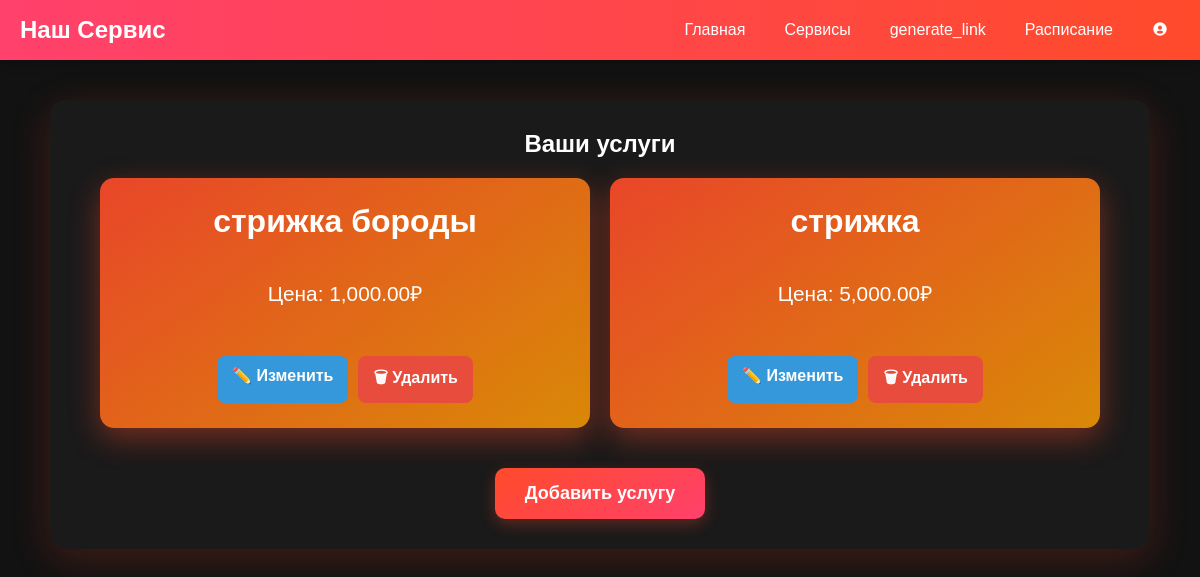
The app's page /services/ (signed in), older data.
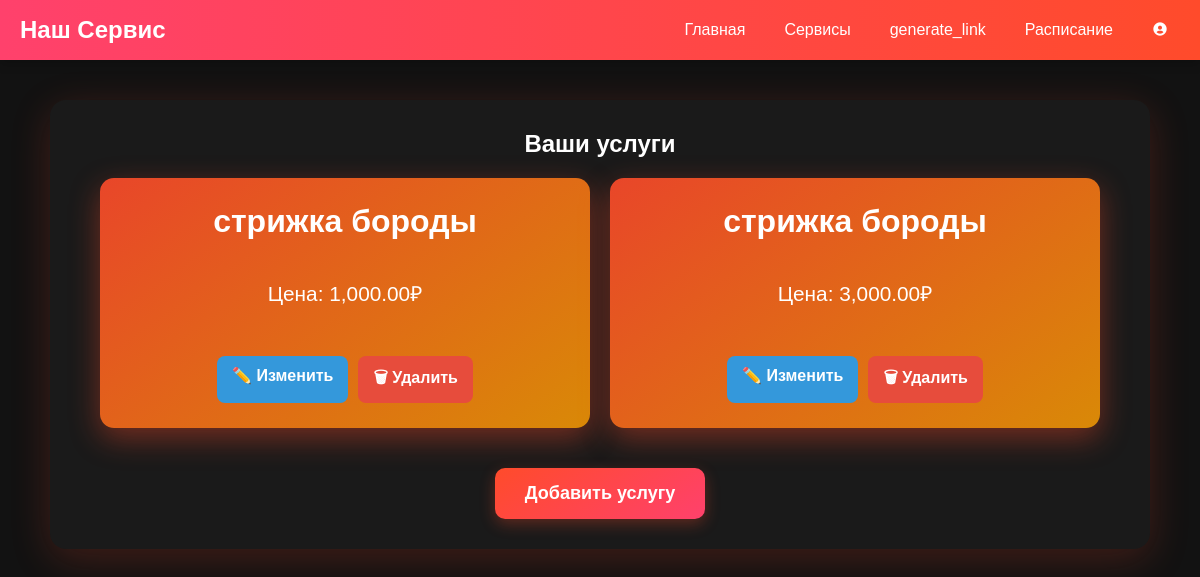
The same page, newer data.
### services/models.py (models this page shows, shortened)
class ServiceModel(models.Model):
    user = models.ForeignKey(User, verbose_name= "", on_delete=models.CASCADE)
    name = models.CharField('service', max_length=250)
    price = models.DecimalField('price',max_digits=6, decimal_places=2)
    description = models.TextField(blank = True, null=True)
    class Meta:
        verbose_name = ("Service")
        verbose_name_plural = ("Services")

### services/views.py (the view)
# urls.py: path('', ServiceView.as_view(), name='service_list'),
class ServiceView(LoginRequiredMixin, ListView):
    model = ServiceModel
    template_name = 'services/service_page.html'
    context_object_name = 'services'
    def get_queryset(self):
        return ServiceModel.objects.filter(user=self.request.user)  # Только свои услуги

### services/templates/services/service_page.html (shortened to what this page needs)
{% extends "main_page/base.html" %}
{% load static %}
{% load humanize %}
{% block extra_css %}
    <link rel="stylesheet" href="{% static 'services/css/service_page.css' %}">
    <link rel="stylesheet" href="{% static 'main_page/css/navbar.css' %}">
    <link href='https://unpkg.com/boxicons@2.1.4/css/boxicons.min.css' rel='stylesheet'>
{% endblock %}
{% block body %}
{% include "main_page/base.html" %}
    <div class="service-container">
        <h2>Ваши услуги</h2>
        <div class="service-list">
            {% for service in services %}
                <div class="service-item">
                    <h3>{{ service.name }}</h3>
                    <p>Цена: {{ service.price|intcomma }}₽</p>
                    <div class="service-actions">
                        <a href="{% url 'service:service_update' service.pk %}" class="edit-button">
                            ✏️ Изменить
                        </a>
                        <form method="POST" action="{% url 'service:service_delete' service.pk %}" style="display:inline;">
                            <button type="submit" class="delete-button" onclick="return confirm('Удалить услугу {{ service.name }}?');">
                                🗑 Удалить
                            </button>
                        </form>
                    </div>
                </div>
            {% empty %}
                <p>У вас еще нет услуг.</p>
            {% endfor %}
        </div>
        <a href="{% url 'service:service_add' %}" class="add-service-button">Добавить услугу</a>
    </div>
{% endblock %}

Row changes from the older to the newer data that the page shows:
removed ServiceModel: name "стрижка", price "5,000.00"
now on this page (row edited): ServiceModel: name "стрижка бороды", price "3,000.00"
